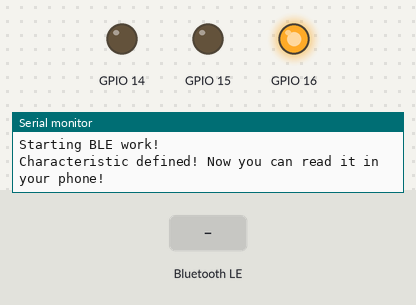
Simulated run of this sketch. Board: ESP32. Parts: output pins drawn as LEDs (lit = HIGH), the last lines printed to the serial monitor. Dashed ring = blinking. The inputs (shaded band) are chosen by the test bench. Nothing arrives over Bluetooth unless stated; a phone connects over Bluetooth LE 3 s after start.

Above: at 1.2 s.
1.3 s: Bluetooth LE write "1" received
At 2.1 s:
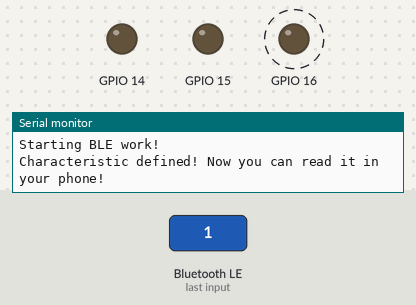
10.3 s: Bluetooth LE write "0" received
At 11.8 s:
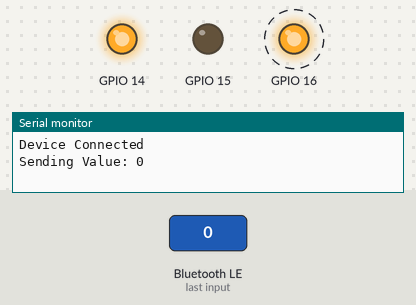
Timing chart, 0 to 24.8 s (numbered marks = the images above; inputs shaded):
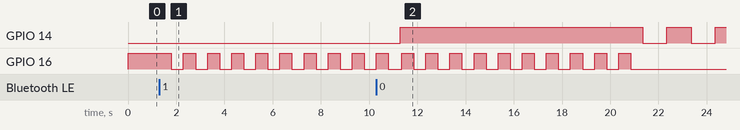

The sketch:

kannikala.ino
```cpp
/*
    Based on Neil Kolban example for IDF: https://github.com/nkolban/esp32-snippets/blob/master/cpp_utils/tests/BLE%20Tests/SampleServer.cpp
    Ported to Arduino ESP32 by Evandro Copercini
    updates by chegewara
*/

#include <BLEDevice.h>
#include <BLEUtils.h>
#include <BLEServer.h>

// See the following for generating UUIDs:
// https://www.uuidgenerator.net/

#define SERVICE_UUID        "4fafc201-1fb5-459e-8fcc-c5c9c331914b"
#define CHARACTERISTIC_UUID "beb5483e-36e1-4688-b7f5-ea07361b26a8"

BLEServer *pServer = NULL;
BLEService *pService;
BLECharacteristic *pCharacteristic;
BLEAdvertising *pAdvertising;
BLECharacteristic *pContainer;
bool deviceConnected = false;
bool oldDeviceConnected = false;
uint8_t count = 0;

class MyCallbacks : public BLECharacteristicCallbacks {
  void onWrite(BLECharacteristic* pCharacteristic) {
    for (int i = 0; i < 10; i++){
      digitalWrite(16, HIGH);
      delay(500);
      digitalWrite(16, LOW);
      delay(500);
    }
  };
};

class MyServerCallbacks : public BLEServerCallbacks {
  void onConnect (BLEServer *pServer) { deviceConnected = true; };
  void onDisconnect (BLEServer *pServer) { deviceConnected = false; }
};

void setup() {
  pinMode(14, OUTPUT);
  pinMode(15, OUTPUT);
  pinMode(16, OUTPUT);
  Serial.begin(115200);
  Serial.println("Starting BLE work!");
  digitalWrite(14, LOW);
  digitalWrite(15, LOW);
  digitalWrite(16, HIGH);

  BLEDevice::init("kannikala_v0.1");
  pServer = BLEDevice::createServer();
  pServer->setCallbacks (new MyServerCallbacks());
  pService = pServer->createService(SERVICE_UUID);
  pCharacteristic = pService->createCharacteristic(
                                         CHARACTERISTIC_UUID,
                                         BLECharacteristic::PROPERTY_NOTIFY
                                       );
  pCharacteristic->setCallbacks(new MyCallbacks());
  pCharacteristic->setValue("Hello World says Neil");
  pService->start();
  // BLEAdvertising *pAdvertising = pServer->getAdvertising();  // this still is working for backward compatibility
  pAdvertising = BLEDevice::getAdvertising();
  pAdvertising->addServiceUUID(SERVICE_UUID);
  pAdvertising->setScanResponse(true);
  pAdvertising->setMinPreferred(0x06);  // functions that help with iPhone connections issue
  pAdvertising->setMinPreferred(0x12);
  pServer->getAdvertising()->start();
  Serial.println("Characteristic defined! Now you can read it in your phone!");
}

void loop() {

   if (deviceConnected) {
    Serial.println("Device Connected");
    digitalWrite(15, LOW);
    digitalWrite(14, HIGH);
    Serial.printf("Sending Value: %d\n", count);
    pCharacteristic->setValue(&count, 1);
    pCharacteristic->notify();
    delay (1000);  // bluetooth stack will go into congestion, if too many packets are sent
    digitalWrite(14, LOW);
    delay(1000);
    count++;
  }

  // disconnecting
  if (!deviceConnected && oldDeviceConnected) {
    Serial.println("Disconnected");
    digitalWrite(14, LOW);
    digitalWrite(15, HIGH);
    delay (500);  // give the bluetooth stack the chance to get things ready
    pServer->startAdvertising();  // restart advertising
    Serial.println ("Start advertising...");
    oldDeviceConnected = deviceConnected;
  }
  // connecting
  if (deviceConnected && !oldDeviceConnected) {
    // do stuff here on connecting
    oldDeviceConnected = deviceConnected;
  }
}
```

Measured:
- after the input at 1.3 s, GPIO 14: stops changing and stays LOW; GPIO 16: alternates HIGH for 0.50 s and LOW for 0.50 s, starting after 0.50 s
